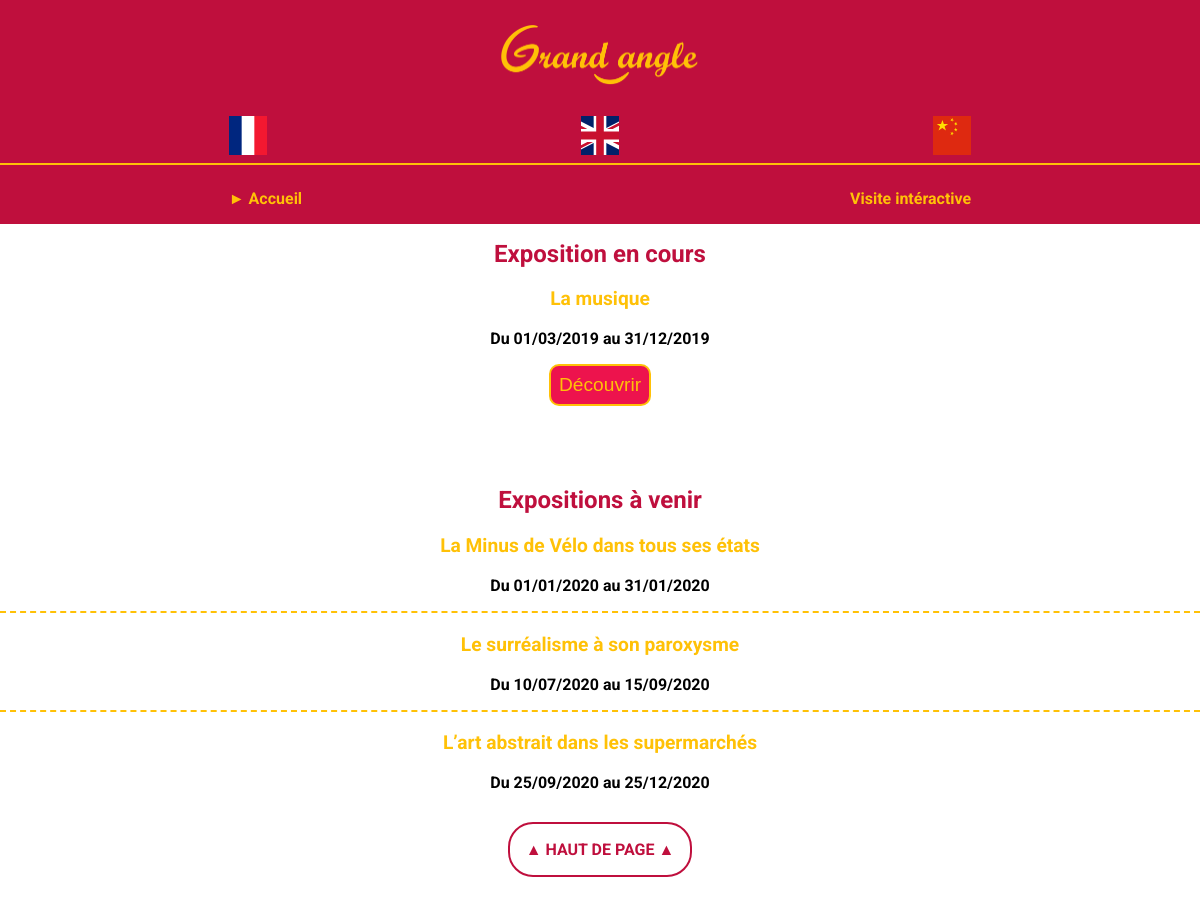
The app's page /visiteurs/index.php with its own data.
### tables this page shows
CREATE TABLE IF NOT EXISTS `expositions` (
  `id_expo` int(11) NOT NULL AUTO_INCREMENT,
  `titre_expo` varchar(500) NOT NULL,
  `descriptif_expo` varchar(1000) NOT NULL,
  `debut_expo` date NOT NULL,
  `fin_expo` date NOT NULL,
  PRIMARY KEY (`id_expo`),
  UNIQUE KEY `EXPOSITIONS_AK` (`debut_expo`,`fin_expo`)
);

### visiteurs/inc/lang.inc.php (called while the page is built, shortened)
<?php
$interface_fr = [
  "accueil"=>"Accueil",
  "visite"=>"Visite intéractive",
  "expo_en_cours"=>"Exposition en cours",
  "expo_a_venir"=>"Expositions à venir",
  "no_expo"=>"Pas d'exposition pour le moment !",
  "no_expo_a_venir"=>"Pas d'exposition à venir !",
  "decouvrir"=>"Découvrir",
  "du"=>"Du",
  "au"=>"au",
  "au_bis"=>"",
  "plan_int"=>"Plan intéractif",
  "liste_oeuvre"=>"Liste des oeuvres",
  "titre_oeuvre"=>"Titre de l'oeuvre",
  "emplacement"=>"Emplacement",
  "artiste"=>"Artiste",
  "collectif"=>"Collectif",
  "fiche_detail"=>"Fiche détaillée",
  "retour_plan"=>"Retour au plan",
  "haut_page"=>"HAUT DE PAGE",
  "description_oeuvre"=>"Description de l'oeuvre",
  "description_collectif"=>"Description du collectif",
  "description_artiste"=>"Description de l'artiste",
  "media"=>"Galerie médias",
  "oeuvre"=>"Oeuvre",
  "retour_visite"=>"Retour à la visite intéractive",
  "no_trad"=>"Pas de traduction pour le moment"
];
$interface_en = [
  "accueil"=>"Home",
  "visite"=>"Interactive visit",
  "expo_en_cours"=>"Exhibition in progress",
  "expo_a_venir"=>"Exhibitions to come",
  "no_expo"=>"No exhibition for the moment !",
  "no_expo_a_venir"=>"No exhibition coming !",
  "decouvrir"=>"Discover",
  "du"=>"From",
  "au"=>"to",
  "au_bis"=>"",
  "plan_int"=>"Interactive map",
  "liste_oeuvre"=>"List of artworks",
  "titre_oeuvre"=>"Title",
  "emplacement"=>"Location",
  "artiste"=>"Artist",
  "collectif"=>"Collective",
  "fiche_detail"=>"Detailed sheet",
  "retour_plan"=>"Back to map",
  "haut_page"=>"TOP",
  "description_oeuvre"=>"Description of the work",
  "description_collectif"=>"Description of the collective",
  "description_artiste"=>"Description of the artist",
  "media"=>"Media Gallery",
  "oeuvre"=>"Artwork",
  "retour_visite"=>"Return to the interactive visit",
  "no_trad"=>"No translation available"
];
$interface_zh = [
  "accueil"=>"主页",
  "visite"=>"互动访问",
  "expo_en_cours"=>"正在进行的展览",
  "expo_a_venir"=>"即将到来的展览",
  "no_expo"=>"暂时不曝光 ！",
  "no_expo_a_venir"=>"没有展览 ！",
  "decouvrir"=>"发现",
  "du"=>"从",
  "au"=>"年到",
  "au_bis"=>" 年",
  "plan_int"=>"互动地图",
  "liste_oeuvre"=>"作品清单",
  "titre_oeuvre"=>"标题",
  "emplacement"=>"位置",
  "artiste"=>"艺术家",
  "collectif"=>"集体",
  "fiche_detail"=>"详细表",
  "retour_plan"=>"回到计划",
  "haut_page"=>"页面顶部",
  "description_oeuvre"=>"工作描述",
  "description_collectif"=>"集体的描述",
  "description_artiste"=>"艺术家的描述",
  "media"=>"媒体库",
  "oeuvre"=>"出",
  "retour_visite"=>"回到互动访问",
  "no_trad"=>"还没有翻译"
];
if(isset($_GET['id']) && !empty($_GET['id']))
{
  $id=intval($_GET['id']);
}else {
  $id=0;
}
$sql_fr = [
  "expo_en_cours"=>"SELECT id_expo, titre_expo, debut_expo, fin_expo
  FROM expositions
  WHERE CURDATE() BETWEEN debut_expo AND fin_expo;",
  "expo_a_venir"=>"SELECT titre_expo, debut_expo, fin_expo
  FROM expositions
  WHERE debut_expo > CURDATE()
  LIMIT 4;",
  "info_expo"=>"SELECT titre_expo, descriptif_expo, debut_expo, fin_expo
  FROM expositions
  WHERE CURDATE() BETWEEN debut_expo AND fin_expo;",
  "liste_oeuvre"=>"SELECT EMP.num_emp, O.id_oeuvre,titre_oeuvre, nom_art, prenom_art, nom_col
  FROM expositions AS E
  INNER JOIN composer AS C ON E.id_expo = C.id_expo
  INNER JOIN emplacements AS EMP ON C.num_emp = EMP.num_emp
  INNER JOIN oeuvres AS O ON C.id_oeuvre = O.id_oeuvre
  INNER JOIN artistes AS A ON O.id_art = A.id_art
  INNER JOIN collectifs AS COL ON A.id_col = COL.id_col
  WHERE CURDATE() BETWEEN debut_expo AND fin_expo
  ORDER BY EMP.num_emp;",
  "fiche_detail"=>"SELECT DISTINCT O.id_oeuvre, A.id_art, COL.id_col, titre_oeuvre, descriptif_oeuvre, nom_art, prenom_art, bio_art, nom_col, info_col
  FROM oeuvres AS O
  INNER JOIN artistes AS A ON A.id_art = O.id_art
  INNER JOIN collectifs AS COL ON A.id_col = COL.id_col
  INNER JOIN composer AS COMP ON O.id_oeuvre = COMP.id_oeuvre
  INNER JOIN expositions AS E ON COMP.id_expo = E.id_expo
  WHERE O.id_oeuvre=$id AND CURDATE() BETWEEN debut_expo AND fin_expo;",
  "media"=>"SELECT DISTINCT nom_media, type_media, O.id_oeuvre, E.id_expo
  FROM medias AS M
  INNER JOIN accompagner AS AC ON AC.id_media = M.id_media
  INNER JOIN oeuvres AS O ON AC.id_oeuvre = O.id_oeuvre
  INNER JOIN composer AS COMP ON O.id_oeuvre = COMP.id_oeuvre
  INNER JOIN expositions AS E ON COMP.id_expo = E.id_expo
  WHERE O.id_oeuvre=$id AND CURDATE() BETWEEN debut_expo AND fin_expo
  ORDER BY type_media;"
];
if(isset($_COOKIE['lang']))
{
 if($_COOKIE['lang'] == 'en')
 {
   $itf = $interface_en;
   $sql = $sql_en;
 } elseif ($_COOKIE['lang'] == 'zh') {
   $itf = $interface_zh;
   $sql = $sql_zh;
 } else {
   $itf = $interface_fr;
   $sql = $sql_fr;
 }
} else {
 $itf = $interface_fr;
 $sql = $sql_fr;
}
?>

### visiteurs/inc/func.inc.php (called while the page is built, shortened)
<?php
function frenchDate($date)
{
  return date("d/m/Y", strtotime($date));
}
if (isset($_GET['id']))
{
  $param = "&id=" . intval($_GET['id']);
  $param2 = "?id=" . intval($_GET['id']);
} else {
  $param = $param2 = "";
}
?>

### visiteurs/index.php (the view, shortened to what this page needs)
<?php
require_once('inc/pdo.inc.php');
require_once('inc/func.inc.php');
require_once('inc/lang.inc.php');
require_once('inc/nav.inc.php');
$q1 = $db->query($sql['expo_en_cours']);
$expoEnCours = "";
foreach($q1 as $val)
{
  if(!isset($_COOKIE['lang']) || $_COOKIE['lang'] == "fr")
  {
    $titreExpo = $val['titre_expo'];
  } else {
    $titreExpo = $val['titre_expo_trad'];
  }
  $expoEnCours .= "\t\t<h3>{$titreExpo}</h3>\r\n";
  $expoEnCours .= "\t\t<p class=\"date\">{$itf['du']} " . frenchDate($val['debut_expo']) . " {$itf['au']} " . frenchDate($val['fin_expo']) . "{$itf['au_bis']}</p>\r\n";
  $expoEnCours .= "\t\t<p><a href=\"visite-interactive.php\" title=\"Visite interactive de l'exposition en cours\"><button>{$itf['decouvrir']}</button></a></p>\r\n";
}
$q2 = $db->query($sql['expo_a_venir']);
$expoAVenir = "";
$hr = FALSE;
foreach($q2 as $val)
{
  if(!isset($_COOKIE['lang']) || $_COOKIE['lang'] == "fr" )
  {
    $titreExpo = $val['titre_expo'];
  } else {
    $titreExpo = $val['titre_expo_trad'];
  }
  if($hr)
  {
    $expoAVenir .= "\t\t<hr>\r\n";
  }
  $hr = TRUE;
  $expoAVenir .= "\t\t<div class=\"container\">\r\n";
  $expoAVenir .= "\t\t\t<h3>{$titreExpo}</h3>\r\n";
  $expoAVenir .= "\t\t\t<p class=\"date\">{$itf['du']} " . frenchDate($val['debut_expo']) . " {$itf['au']} " . frenchDate($val['fin_expo']) . "{$itf['au_bis']}</p>\r\n";
  $expoAVenir .= "\t\t</div>\r\n";
}
?>
<?php
require_once('inc/head.inc.php');
?>
    <main id="index">
      <div class="container margin-bottom">
        <h1><?php echo $itf['expo_en_cours']; ?></h1>
<?php echo $expoEnCours; ?>
      </div>
      <div class="container">
        <h2><?php echo $itf['expo_a_venir']?></h2>
      </div>
<?php echo $expoAVenir; ?>
    </main>
<?php
require_once('inc/foot.inc.php');
?>

### visiteurs/inc/nav.inc.php (shortened to what this page needs)
<?php
$visitLnk = "<a href=\"visite-interactive.php\" title=\"plan intéractif de l'exposition en cours\">{$itf['visite']}</a>";
if(stristr($_SERVER['PHP_SELF'], 'index.php'))
{
  $indexLnk = "<span class=\"active\" title=\"page courante\">► {$itf['accueil']}</span>";
  $pageName = "index";
} elseif (stristr($_SERVER['PHP_SELF'], 'visite-interactive.php')) {
  $visitLnk = "<span class=\"active\" title=\"page courante\">► {$itf['visite']}</span>";
  $title="Grand Angle : Visite intéractive";
  $desc="Grand Angle : Visite intéractive";
  $pageName = "visite-interactive";
} elseif (stristr($_SERVER['PHP_SELF'], 'fiche.php')) {
  $title="Grand Angle : Fiche détaillée";
  $desc="Grand Angle : Fiche détaillée";
  $pageName = "fiche";
} else {
  $title="Grand Angle : Erreur 404";
  $desc="Grand Angle : Erreur 404";
  $pageName = "index";
}
?>

### visiteurs/inc/head.inc.php (shortened to what this page needs)
<!DOCTYPE html>
<html lang="fr">
  <head>
    <link rel="stylesheet" href="css/style.css">
    <link rel="stylesheet" href="https://use.fontawesome.com/releases/v5.3.1/css/all.css">
  </head>
  <body>
    <header>
        <div class="container">
          <p id="logo"><a href="index.php" title="Page d'accueil"><img src="img/logo_grand_angle.png" alt="logo Grand Angle"></a></p>
          <ul id="langues" class="container">
            <li><a href="<?php echo $pageName; ?>.php?lang=fr<?php echo $param; ?>" title="français"><img src="img/fr.svg" alt="français"></a></li>
            <li><a href="<?php echo $pageName; ?>.php?lang=en<?php echo $param; ?>" title="anglais / english"><img src="img/gb.svg" alt="anglais"></a></li>
            <li><a href="<?php echo $pageName; ?>.php?lang=zh<?php echo $param; ?>" title="chinois / 中文"><img src="img/cn.svg" alt="chinois"></a></li>
          </ul>
        </div>
        <hr>
        <div class="container">
        <nav>
          <ul class="container">
            <li><?php echo $indexLnk; ?></li>
            <li><?php echo $visitLnk; ?></li>
          </ul>
        </nav>
        </div>
    </header>

### visiteurs/inc/foot.inc.php (shortened to what this page needs)
    <footer class="container">
      <p id="top"><a href="#">▲ <?php echo $itf['haut_page']; ?> ▲</a></p>
    </footer>
</body>
</html>

### visiteurs/css/style.css (style rules this page uses)
html { margin: 0; padding: 0; box-sizing: border-box; font-family: 'Roboto', sans-serif; }
body { width: 100%; margin: 0; padding: 0; font-size: 1rem; position: relative; }
img,video { width: 100%; height: auto; margin-bottom: 50px; }
.container { margin: 0 auto; padding: 0 0.8rem; position: relative; max-width: 768px; }
.margin-bottom { margin-bottom: 5rem; }
header { background-color: #BF0F3D; }
#logo { margin: 0; text-align: center; }
#logo img { width: 200px; height: auto; margin: 1.5rem; }
#langues img, #langues li { width: 2.4rem; height: 2.4rem; }
header ul { list-style-type: none; margin: 0; padding: 0; display: flex; justify-content: space-between; max-width: 576px; }
header nav li { padding: 1rem 0; }
header hr { border: none; border-top: 2px solid #FFC107; }
header nav a { color: #FFC107; text-decoration: none; font-weight: bold; }
.active { font-weight: bold; color: #FFC107; }
main, footer { text-align: center; }
main hr { border: none; border-bottom: 2px dashed #FFC107; }
main h1, main h2 { font-size: 1.5rem; color: #BF0F3D; }
main h3 { font-size: 1.2rem; color: #FFC107; }
main button { background-color: #ED134D; color: #FFC107; font-size: 1.2rem; padding: 0.5rem; border: 2px solid #FFC107; border-radius: 10px; }
.date { font-weight: bold; }
#top { padding: 2rem 0; font-weight: bold; }
#top a { color: #BF0F3D; text-decoration: none; padding: 1rem; border: 2px solid #BF0F3D; border-radius: 25px; }

### records on screen
expositions: titre_expo "La musique", debut_expo "01/03/2019", fin_expo "31/12/2019"
expositions: titre_expo "La Minus de Vélo dans tous ses états", debut_expo "01/01/2020", fin_expo "31/01/2020"
expositions: titre_expo "Le surréalisme à son paroxysme", debut_expo "10/07/2020", fin_expo "15/09/2020"
expositions: titre_expo "L’art abstrait dans les supermarchés", debut_expo "25/09/2020", fin_expo "25/12/2020"

### other values on screen
$itf['accueil'] "Accueil"
$itf['visite'] "Visite intéractive"
$itf['expo_en_cours'] "Exposition en cours"
$itf['expo_a_venir'] "Expositions à venir"
$itf['haut_page'] "HAUT DE PAGE"
